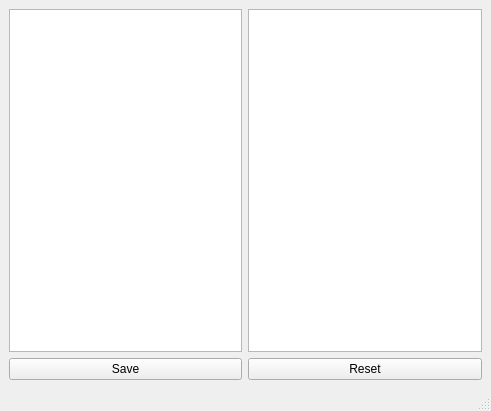
<?xml version="1.0" encoding="UTF-8"?>
<ui version="4.0">
 <class>MainWindow</class>
 <widget class="QMainWindow" name="MainWindow">
  <property name="geometry">
   <rect>
    <x>0</x>
    <y>0</y>
    <width>491</width>
    <height>411</height>
   </rect>
  </property>
  <property name="minimumSize">
   <size>
    <width>0</width>
    <height>0</height>
   </size>
  </property>
  <property name="baseSize">
   <size>
    <width>0</width>
    <height>0</height>
   </size>
  </property>
  <property name="windowTitle">
   <string>Cache-Db-Treeview</string>
  </property>
  <widget class="QWidget" name="centralwidget">
   <layout class="QGridLayout" name="gridLayout">
    <item row="0" column="1">
     <widget class="QTreeView" name="dbTreeView">
      <property name="editTriggers">
       <set>QAbstractItemView::NoEditTriggers</set>
      </property>
      <property name="textElideMode">
       <enum>Qt::ElideNone</enum>
      </property>
      <property name="rootIsDecorated">
       <bool>true</bool>
      </property>
     </widget>
    </item>
    <item row="0" column="0">
     <widget class="QTreeView" name="cacheTreeView"/>
    </item>
    <item row="2" column="0">
     <widget class="QPushButton" name="saveButton">
      <property name="text">
       <string>Save</string>
      </property>
     </widget>
    </item>
    <item row="2" column="1">
     <widget class="QPushButton" name="resetButton">
      <property name="text">
       <string>Reset</string>
      </property>
     </widget>
    </item>
   </layout>
  </widget>
  <widget class="QMenuBar" name="menubar">
   <property name="geometry">
    <rect>
     <x>0</x>
     <y>0</y>
     <width>491</width>
     <height>22</height>
    </rect>
   </property>
  </widget>
  <widget class="QStatusBar" name="statusbar"/>
 </widget>
 <resources/>
 <connections/>
</ui>
